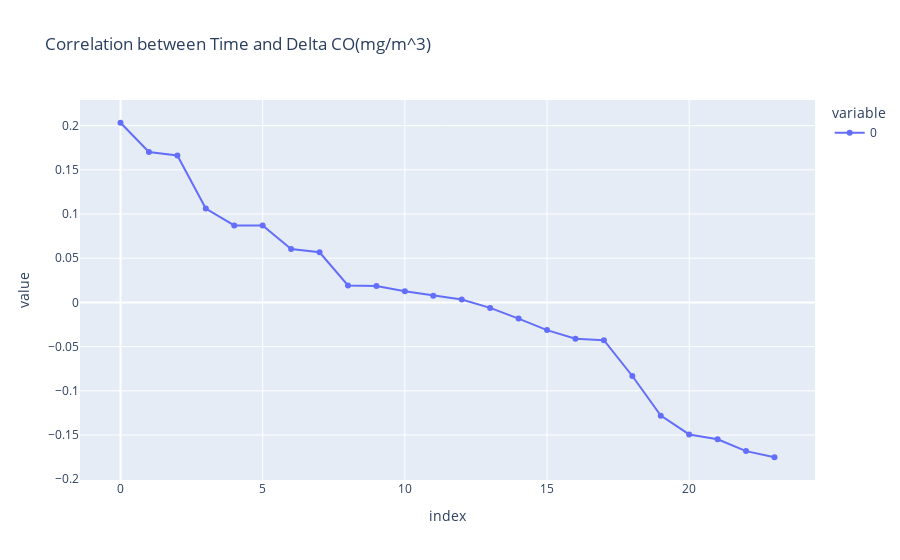

Notebook cell for this chart:
### Code cell
fig = px.line(time_deltaCO.values, markers=True, title="Correlation between Time and Delta CO(mg/m^3)")
fig.show()

### Figure 1 — Plotly figure (JSON) as saved in the notebook; plotly's stock layout.template omitted (floating-point values rounded to 4 significant figures)
{"data": [{"hovertemplate": "variable=0<br>index=%{x}<br>value=%{y}<extra></extra>", "legendgroup": "0", "line": {"color": "#636efa", "dash": "solid"}, "marker": {"symbol": "circle"}, "mode": "markers+lines", "name": "0", "orientation": "v", "showlegend": true, "type": "scatter", "x": [0, 1, 2, 3, 4, 5, 6, 7, 8, 9, 10, 11, 12, 13, 14, 15, 16, 17, 18, 19, 20, 21, 22, 23], "xaxis": "x", "y": [0.2033, 0.1702, 0.1662, 0.1063, 0.08716, 0.08699, 0.06049, 0.05678, 0.01918, 0.0186, 0.0126, 0.007658, 0.003325, -0.006209, -0.01825, -0.03131, -0.04115, -0.0427, -0.08321, -0.1281, -0.1493, -0.1548, -0.1682, -0.1751], "yaxis": "y"}], "layout": {"legend": {"title": {"text": "variable"}, "tracegroupgap": 0}, "title": {"text": "Correlation between Time and Delta CO(mg/m^3)"}, "xaxis": {"anchor": "y", "domain": [0, 1], "title": {"text": "index"}}, "yaxis": {"anchor": "x", "domain": [0, 1], "title": {"text": "value"}}}}
